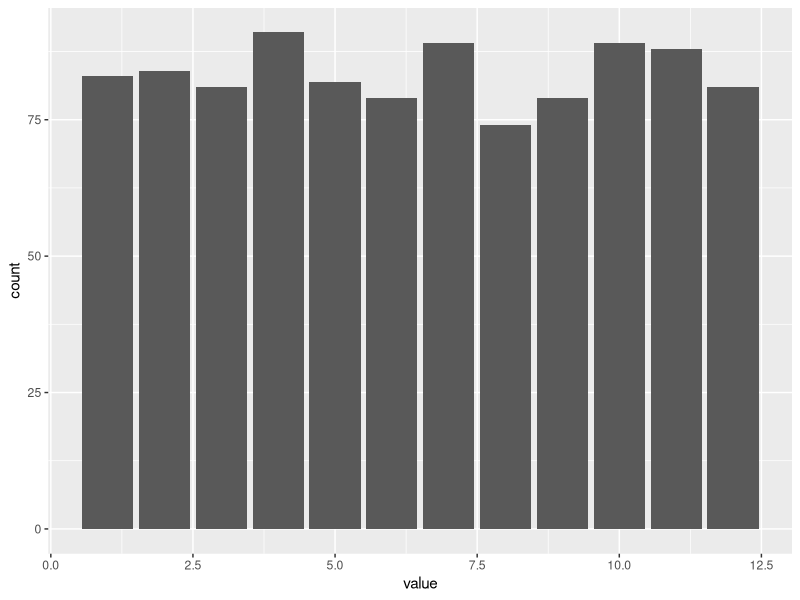
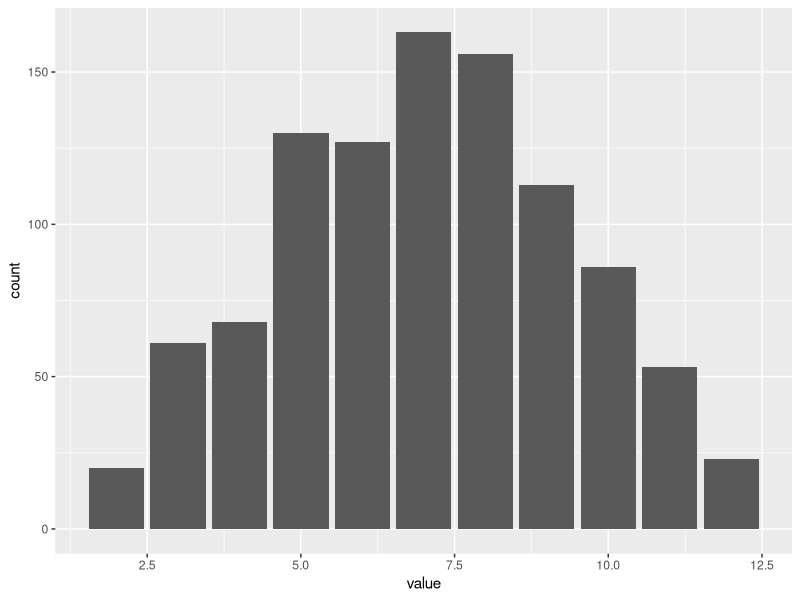
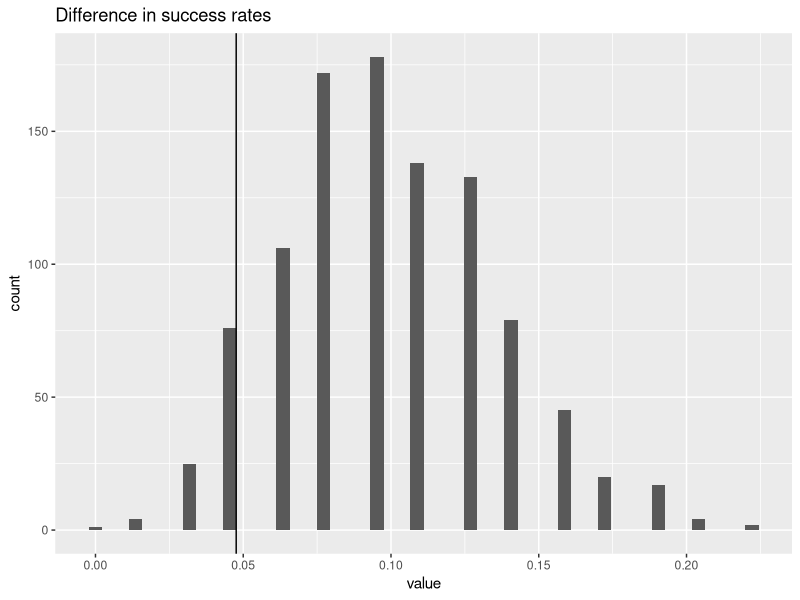

Write the R code that produced these figures, in order.
## ---- chunk 1
library(tidyverse)
## ---- chunk 2
dice_12 <- sample(1:12, 1000, replace = TRUE) %>%
  as_data_frame()
dice_66 <- sample(1:6, 1000, replace = TRUE) + sample(1:6, 1000, replace = TRUE) %>%
  as_data_frame()

ggplot(dice_12) +
  geom_bar(aes(value), stat = "count")
ggplot(dice_66) +
  geom_bar(aes(value), stat = "count")

mean(dice_12$value)
mean(dice_66$value)

sd(dice_12$value)
sd(dice_66$value)
## ---- chunk 3
point_estimate <- 3 / 63
## ---- chunk 4
simulated_point_estimates <- 
  data_frame(value = seq(1:1000)) %>%
  mutate(value = 1:1000 %>%
    map_dbl(function(i) {
      sum(
        runif(63) < 0.1
      ) / 63
    }))
mean(simulated_point_estimates$value)

ggplot(simulated_point_estimates) +
  geom_histogram(aes(value), bins = 50) +
  geom_vline(xintercept = point_estimate) +
  labs(title = "Difference in success rates")

p_value_sim <- (sum(simulated_point_estimates$value <= point_estimate) * 2) / 1000
## ---- chunk 5
# Calculate the standard deviation
SE <- sqrt((0.1 * (1 - 0.1) / 63))
# Calculate the Z-score
Z <- (0.1 - point_estimate) / SE
# Calculate the p-value
p_value_norm <- (1- pnorm(Z, 0, 1)) * 2
## ---- chunk 6
point_estimate <- 7.18 - 6.78
SE <- sqrt((1.60^2 / 100) + (1.43^2 / 50))
t <- point_estimate / SE
df <- min((50 - 1), (100 - 1))
p_value <- (1 - pt(t, df)) * 2
p_value < 0.05
## ---- chunk 7
point_estimate - 1.96 * SE
point_estimate + 1.96 * SE
